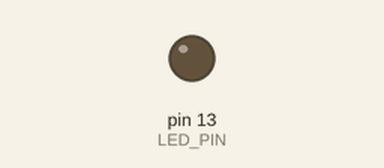
The sketch below on a simulated Arduino Uno, built with avr-gcc and run on an emulated ATmega328P. On the bench: output pins drawn as LEDs (lit = HIGH). What the sketch prints to the serial monitor is not drawn.

Above: at 1.3 s.
At 3.5 s:
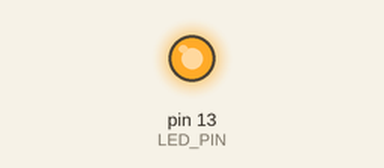
Timing chart, 0 to 9.1 s (numbered marks = the images above):
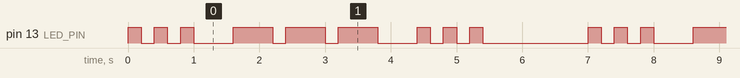

Measured:
- by itself, pin 13 (LED_PIN): repeats every 7.0 s: 2 × (LOW 0.20 s, HIGH 0.20 s), LOW 0.60 s, 2 × (HIGH 0.60 s, LOW 0.20 s), HIGH 0.60 s, LOW 0.60 s, 2 × (HIGH 0.20 s, LOW 0.20 s), HIGH 0.20 s, LOW 1.6 s, HIGH 0.20 s
- by itself, everything shown: repeats every 7.0 s, in 18 steps

The sketch:

Morse_SOS.ino
```cpp
/*
 * Morse_SOS - Arduino UNO R3
 *
 * Clignote le message "SOS" en code morse sur la LED integree (pin 13).
 * S = ... (3 courts), O = --- (3 longs).
 *
 * Board: Arduino UNO R3
 * FQBN: arduino:avr:uno
 *
 * @dependencies (aucune)
 */

const int LED_PIN = LED_BUILTIN;

const int DOT = 200;
const int DASH = DOT * 3;
const int GAP_SYMBOL = DOT;
const int GAP_LETTER = DOT * 3;
const int GAP_WORD = DOT * 7;

void blink(int duration) {
  digitalWrite(LED_PIN, HIGH);
  delay(duration);
  digitalWrite(LED_PIN, LOW);
  delay(GAP_SYMBOL);
}

void letterS() {
  blink(DOT);
  blink(DOT);
  blink(DOT);
}

void letterO() {
  blink(DASH);
  blink(DASH);
  blink(DASH);
}

void setup() {
  pinMode(LED_PIN, OUTPUT);
  Serial.begin(9600);
  Serial.println("Morse SOS - UNO R3");
}

void loop() {
  Serial.println("... --- ...");

  letterS();
  delay(GAP_LETTER - GAP_SYMBOL);
  letterO();
  delay(GAP_LETTER - GAP_SYMBOL);
  letterS();

  delay(GAP_WORD);
}
```
